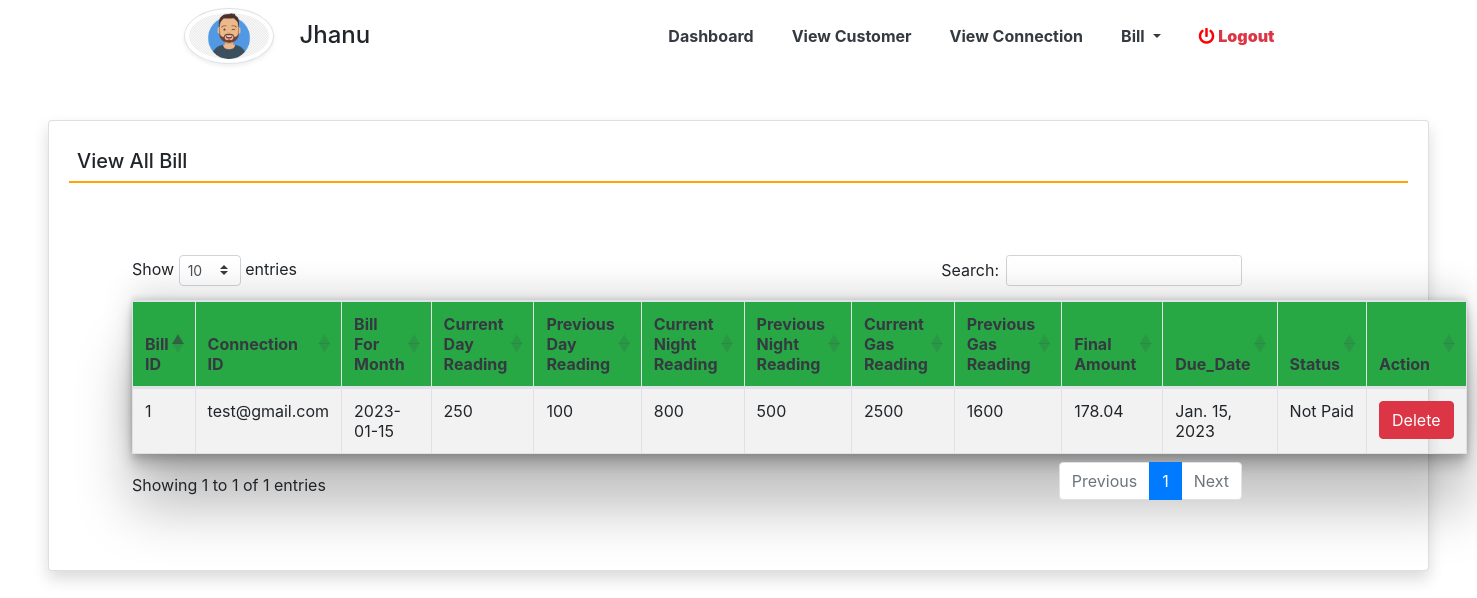
The app's page /view_Bill (signed in) with its own data.
### frontend/models.py (models this page shows, shortened)
class Bill(models.Model):
    connection = models.ForeignKey(Connection,on_delete=models.CASCADE)
    billformonth = models.CharField(max_length=50, null=True)
    dayelectricitycurrentreading = models.CharField(max_length=50, null=True)
    dayelectricitypreviousreading = models.CharField(max_length=50, null=True)
    dayelectricitytotalunit = models.CharField(max_length=100, null=True)
    dayelectricitychargeperunit = models.CharField(max_length=100, null=True)
    nightelectricitycurrentreading = models.CharField(max_length=50, null=True)
    nightelectricitypreviousreading = models.CharField(max_length=50, null=True)
    nightelectricitytotalunit = models.CharField(max_length=100, null=True)
    nightelectricitychargeperunit = models.CharField(max_length=100, null=True)
    gascurrentreading = models.CharField(max_length=50, null=True)
    gaspreviousreading = models.CharField(max_length=50, null=True)
    gastotalunit = models.CharField(max_length=100, null=True)
    gaschargeperunit = models.CharField(max_length=100, null=True)
    standingcharge = models.CharField(max_length=50, null=True)
    finalamount = models.CharField(max_length=100, null=True)
    duedate = models.DateField(null=True)
    status = models.CharField(max_length=20, null=True)

class Connection(models.Model):
    customer = models.ForeignKey(Customer,on_delete=models.CASCADE)
    customerconnectionid = models.CharField(max_length=10, null=True)
    customerconnectiontype = models.CharField(max_length=100, null=True)
    customerconnectionstartdate = models.DateField(null=True)
    customeroccupation = models.CharField(max_length=100, null=True)
    customerconnectionload = models.CharField(max_length=100, null=True)
    customerplotno = models.CharField(max_length=50, null=True)
    customercity = models.CharField(max_length=100, null=True)
    customerpincode = models.CharField(max_length=10, null=True)
    customeraddress = models.CharField(max_length=200, null=True)
    customerstate = models.CharField(max_length=100, null=True)
    customerdescription = models.CharField(max_length=250, null=True)

### frontend/views.py (the view)
# urls.py: path('view_Bill', view_Bill,name='view_Bill'),
def view_Bill(request):
    if not request.user.is_authenticated:
        return redirect('admin_login')
    bill = Bill.objects.all()
    return render(request, 'view_Bill.html', locals())

### frontend/templates/view_Bill.html
{% extends 'navbar1.html' %}
{% load static %}
{% block body1 %}
<div class="card shadow m-5" style="box-shadow: rgba(0, 0, 0, 0.25) 0px 54px 55px, rgba(0, 0, 0, 0.12) 0px -12px 30px, rgba(0, 0, 0, 0.12) 0px 4px 6px, rgba(0, 0, 0, 0.17) 0px 12px 13px, rgba(0, 0, 0, 0.09) 0px -3px 5px;">
    <div class="card-body">
		<h5 class="p-2" style="border-bottom: 2px solid orange">View All Bill</h5>
      <div class="container m-5">
		<h1 class="text-success text-center"></h1>
		<br>
		<table id="example" class="table table-striped table-bordered" style="width:100%;  box-shadow: rgba(0, 0, 0, 0.25) 0px 54px 55px, rgba(0, 0, 0, 0.12) 0px -12px 30px, rgba(0, 0, 0, 0.12) 0px 4px 6px, rgba(0, 0, 0, 0.17) 0px 12px 13px, rgba(0, 0, 0, 0.09) 0px -3px 5px;">
			<thead class="bg-Success" style="background-color: #9e9e9e">
				<tr>
					<th class="text-Dark">Bill ID</th>
					<th class="text-Dark">Connection ID</th>
					<th class="text-Dark">Bill For Month</th>
					<th class="text-Dark">Current Day Reading</th>
					<th class="text-Dark">Previous Day Reading</th>
					<th class="text-Dark">Current Night Reading</th>
					<th class="text-Dark">Previous Night Reading</th>
					<th class="text-Dark">Current Gas Reading</th>
					<th class="text-Dark">Previous Gas Reading</th>
					<th class="text-Dark">Final Amount</th>
					<th class="text-Dark">Due_Date</th>
					<th class="text-Dark">Status</th>
					<th class="text-Dark">Action</th>
				</tr>
			</thead>
			<tbody>
              {% for i in bill %}
			  <tr>
				  <td>{{forloop.counter}}</td>
				  <td>{{i.connection.customerconnectionid}}</td>
				  <td>{{i.billformonth}}</td>
				  <td>{{i.dayelectricitycurrentreading}}</td>
				  <td>{{i.dayelectricitypreviousreading}}</td>
				  <td>{{i.nightelectricitycurrentreading}}</td>
				  <td>{{i.nightelectricitypreviousreading}}</td>
				  <td>{{i.gascurrentreading}}</td>
				  <td>{{i.gaspreviousreading}}</td>
				  <td>{{i.finalamount}}</td>
				  <td>{{i.duedate}}</td>
				  <td>{{i.status}}</td>
				  <td><a href="{% url 'delete_Bill' i.id %}" class="btn btn-danger" onclick="return confirm('Are you sure to delete this Connection Details ?')">Delete</a></td>
			  </tr>
			  {% endfor %}
			</tbody>
		</table>
	</div>
	</div>
</div>
{% endblock %}

### frontend/templates/navbar1.html (shortened to what this page needs)
{% load static %}
<html>
<head>
<link rel="stylesheet"
	href="https://maxcdn.bootstrapcdn.com/bootstrap/4.5.2/css/bootstrap.min.css">
<link rel="stylesheet"
	href="https://pro.fontawesome.com/releases/v5.10.0/css/all.css"
 />
<link rel="stylesheet"
	href="https://cdnjs.cloudflare.com/ajax/libs/twitter-bootstrap/4.5.2/css/bootstrap.css">
<link rel="stylesheet"
	href="https://cdn.datatables.net/1.11.3/css/dataTables.bootstrap4.min.css">
<link rel="stylesheet" href="{% static 'css/sidebar.css' %}">
</head>
<body>
	<div class="navbar bg-white navbar-expand-sm w-100" id="sidebar">
		<div class="container">
		<div class="bg-white">
			<div class="media d-flex align-items-center">
				<img src="{% static 'images/user12.png' %}" width="90" height="90"
					class="mr-3 rounded-circle img-thumbnail shadow-sm">
				<div class="media-body">
					<h4 class="mb-0" style="text-transform: capitalize;">{{request.user.username}}</h4>
				</div>
			</div>
		</div>
		<ul class="nav flex-row bg-white">
			<li class="nav-item"><a href="{% url 'admin_home' %}"
				class="nav-link text-dark bg-white">
					Dashboard
			</a></li>
			<li class="nav-item"><a href="{% url 'view_Customer' %}"
				class="nav-link text-dark bg-white">
				View Customer
			</a></li>
			<li class="nav-item"><a href="{% url 'view_Connection' %}"
				class="nav-link text-dark bg-white">
				View Connection
			</a></li>
			<li class="nav-item dropdown"><a href=""
				class="nav-link dropdown-toggle text-dark bg-white" id="navbardrop"
				data-toggle="dropdown">  Bill
			</a>
				</li>
			<li class="nav-item">
				<a data-toggle="modal" data-target="#exampleModalCenter" title="logout" class="text-danger float-right nav-link "><i
					class="fas fa-power-off"></i> <b>Logout</b></a>
		</ul>
	</div>
	</div>
		{% block body1 %}
		{% endblock %}
</body>
</html>

### frontend/static/css/sidebar.css (style rules this page uses)
body { background: #ffffff; min-height: 100vh; }
.nav-link { font-weight : bold; }
.fa-power-off { color: red; }

### frontend/templates/navbar1.html (style rules this page uses)
.nav-item { padding: 3px !important; }
h2, h4 { padding: 10px; }

### records on screen
Bill: connection.customerconnectionid "test@gmail.com", billformonth "2023-01-15", dayelectricitycurrentreading "250", dayelectricitypreviousreading "100", nightelectricitycurrentreading "800", nightelectricitypreviousreading "500", gascurrentreading "2500", gaspreviousreading "1600", finalamount "178.04", duedate "Jan. 15, 2023", status "Not Paid"

### other values on screen
{{ request.user.username }} "Jhanu"
